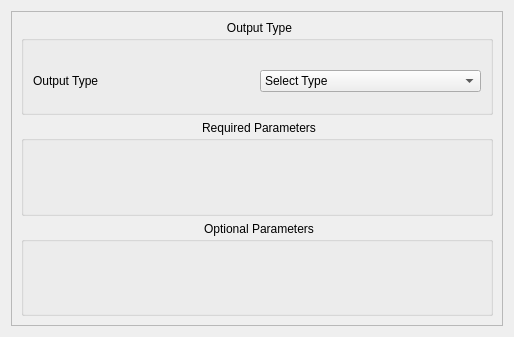
<?xml version="1.0" encoding="UTF-8"?>
<ui version="4.0">
 <class>Form</class>
 <widget class="QWidget" name="Form">
  <property name="geometry">
   <rect>
    <x>0</x>
    <y>0</y>
    <width>514</width>
    <height>337</height>
   </rect>
  </property>
  <property name="sizePolicy">
   <sizepolicy hsizetype="Expanding" vsizetype="Expanding">
    <horstretch>0</horstretch>
    <verstretch>0</verstretch>
   </sizepolicy>
  </property>
  <property name="windowTitle">
   <string>Form</string>
  </property>
  <layout class="QGridLayout" name="gridLayout_5">
   <item row="0" column="0">
    <widget class="QScrollArea" name="scrollArea">
     <property name="sizePolicy">
      <sizepolicy hsizetype="Expanding" vsizetype="Expanding">
       <horstretch>0</horstretch>
       <verstretch>0</verstretch>
      </sizepolicy>
     </property>
     <property name="widgetResizable">
      <bool>true</bool>
     </property>
     <widget class="QWidget" name="scrollAreaWidgetContents">
      <property name="geometry">
       <rect>
        <x>0</x>
        <y>0</y>
        <width>500</width>
        <height>323</height>
       </rect>
      </property>
      <layout class="QGridLayout" name="gridLayout">
       <item row="0" column="0">
        <widget class="QGroupBox" name="groupBox_3">
         <property name="styleSheet">
          <string notr="true">

QGroupBox::title {
    subcontrol-origin: margin;
    subcontrol-position: top center; /* position at the top center */
    padding: 0 3px;
    background-color: qlineargradient(x1: 0, y1: 0, x2: 0, y2: 1,
                                      stop: 0 #FF0ECE, stop: 1 #FFFFFF);
}</string>
         </property>
         <property name="title">
          <string>Output Type</string>
         </property>
         <layout class="QGridLayout" name="gridLayout_4">
          <property name="topMargin">
           <number>18</number>
          </property>
          <item row="0" column="0">
           <widget class="QLabel" name="label">
            <property name="sizePolicy">
             <sizepolicy hsizetype="Preferred" vsizetype="Fixed">
              <horstretch>0</horstretch>
              <verstretch>0</verstretch>
             </sizepolicy>
            </property>
            <property name="text">
             <string>Output Type</string>
            </property>
           </widget>
          </item>
          <item row="0" column="1">
           <widget class="QComboBox" name="Output_Type_comboBox">
            <property name="sizePolicy">
             <sizepolicy hsizetype="Preferred" vsizetype="Preferred">
              <horstretch>0</horstretch>
              <verstretch>0</verstretch>
             </sizepolicy>
            </property>
            <property name="styleSheet">
             <string notr="true"/>
            </property>
            <item>
             <property name="text">
              <string>Select Type</string>
             </property>
            </item>
            <item>
             <property name="text">
              <string>WriteCoefficientTable</string>
             </property>
            </item>
            <item>
             <property name="text">
              <string>WriteDifferentialStrain</string>
             </property>
            </item>
            <item>
             <property name="text">
              <string>WriteMultiFit</string>
             </property>
            </item>
            <item>
             <property name="text">
              <string>WritePolydefix</string>
             </property>
            </item>
            <item>
             <property name="text">
              <string>WritePolydefixED</string>
             </property>
            </item>
           </widget>
          </item>
         </layout>
        </widget>
       </item>
       <item row="1" column="0">
        <widget class="QGroupBox" name="groupBox_2">
         <property name="styleSheet">
          <string notr="true">
QGroupBox::title {
    subcontrol-origin: margin;
    subcontrol-position: top center; /* position at the top center */
    padding: 0 3px;
    background-color: qlineargradient(x1: 0, y1: 0, x2: 0, y2: 1,
                                      stop: 0 #FF0ECE, stop: 1 #FFFFFF);
}</string>
         </property>
         <property name="title">
          <string>Required Parameters</string>
         </property>
         <layout class="QGridLayout" name="gridLayout_2">
          <property name="topMargin">
           <number>18</number>
          </property>
         </layout>
        </widget>
       </item>
       <item row="2" column="0">
        <widget class="QGroupBox" name="groupBox">
         <property name="styleSheet">
          <string notr="true">
QGroupBox::title {
    subcontrol-origin: margin;
    subcontrol-position: top center; /* position at the top center */
    padding: 0 3px;
    background-color: qlineargradient(x1: 0, y1: 0, x2: 0, y2: 1,
                                      stop: 0 #FF0ECE, stop: 1 #FFFFFF);
}</string>
         </property>
         <property name="title">
          <string>Optional Parameters</string>
         </property>
         <layout class="QGridLayout" name="gridLayout_3">
          <property name="topMargin">
           <number>18</number>
          </property>
         </layout>
        </widget>
       </item>
      </layout>
     </widget>
    </widget>
   </item>
  </layout>
 </widget>
 <resources/>
 <connections/>
</ui>
